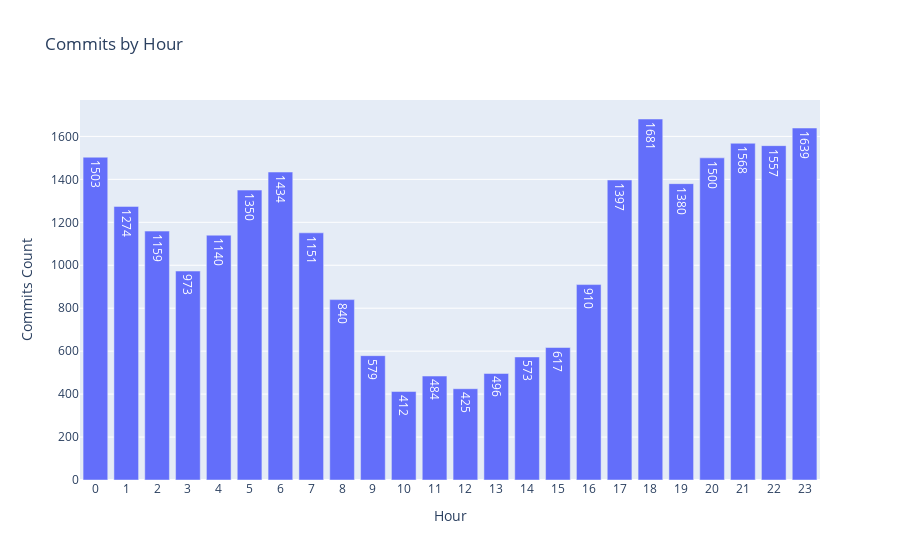

Here is the notebook cell this chart was saved with:
### Code cell
fig = go.Figure([go.Bar(
    x=commits_by_hour.index, 
    y=commits_by_hour.commit_count, 
    text=commits_by_hour.commit_count, 
    textposition='auto')])
fig.update_layout(
    title = 'Commits by Hour', 
    xaxis_title = 'Hour', 
    yaxis_title = 'Commits Count', 
    xaxis_tickmode = 'linear')
fig.show()

### Figure 1 — Plotly figure (JSON) as saved in the notebook; plotly's stock layout.template omitted (floating-point values rounded to 4 significant figures)
{"data": [{"text": [1503, 1274, 1159, 973, 1140, 1350, 1434, 1151, 840, 579, 412, 484, 425, 496, 573, 617, 910, 1397, 1681, 1380, 1500, 1568, 1557, 1639], "textposition": "auto", "type": "bar", "x": [0, 1, 2, 3, 4, 5, 6, 7, 8, 9, 10, 11, 12, 13, 14, 15, 16, 17, 18, 19, 20, 21, 22, 23], "y": [1503, 1274, 1159, 973, 1140, 1350, 1434, 1151, 840, 579, 412, 484, 425, 496, 573, 617, 910, 1397, 1681, 1380, 1500, 1568, 1557, 1639]}], "layout": {"title": {"text": "Commits by Hour"}, "xaxis": {"tickmode": "linear", "title": {"text": "Hour"}}, "yaxis": {"title": {"text": "Commits Count"}}}}
